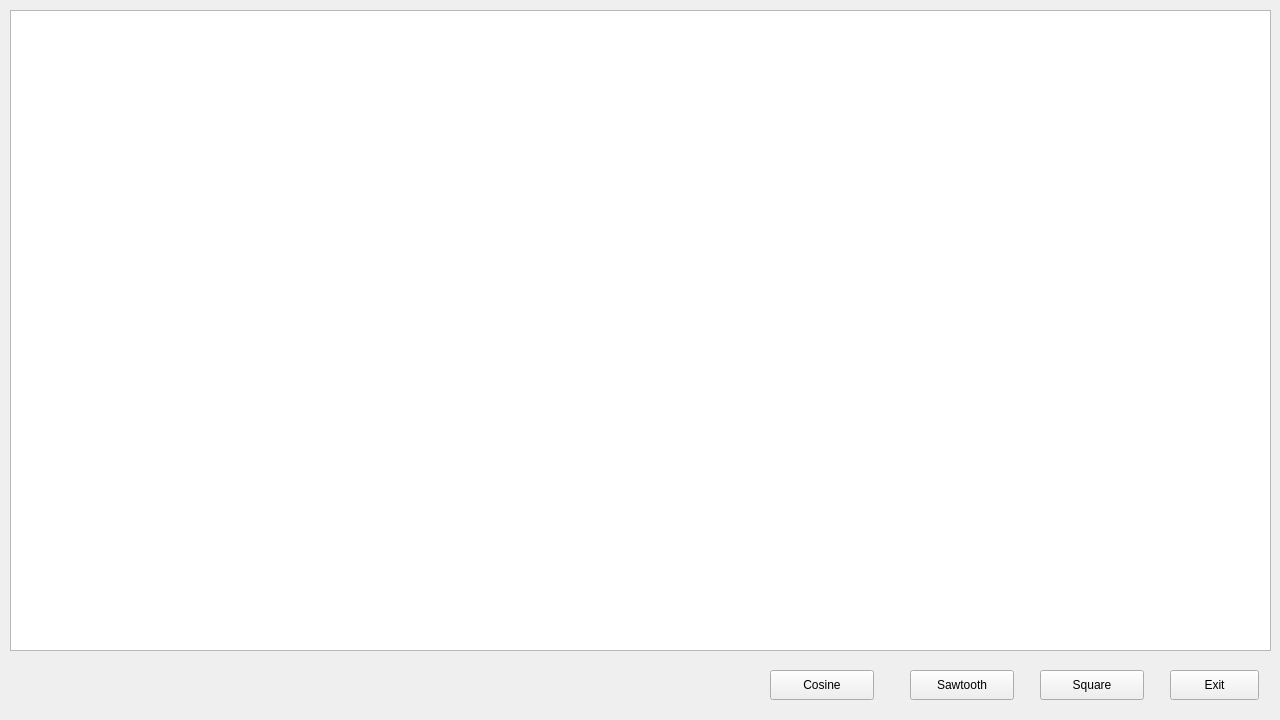
<?xml version="1.0" encoding="UTF-8"?>
<ui version="4.0">
 <class>Widget</class>
 <widget class="QWidget" name="Widget">
  <property name="windowModality">
   <enum>Qt::WindowModality::NonModal</enum>
  </property>
  <property name="geometry">
   <rect>
    <x>0</x>
    <y>0</y>
    <width>1280</width>
    <height>720</height>
   </rect>
  </property>
  <property name="sizePolicy">
   <sizepolicy hsizetype="Fixed" vsizetype="Fixed">
    <horstretch>0</horstretch>
    <verstretch>0</verstretch>
   </sizepolicy>
  </property>
  <property name="windowTitle">
   <string>Wave Plot</string>
  </property>
  <widget class="QGraphicsView" name="graphicsView">
   <property name="geometry">
    <rect>
     <x>10</x>
     <y>10</y>
     <width>1261</width>
     <height>641</height>
    </rect>
   </property>
   <property name="sizePolicy">
    <sizepolicy hsizetype="Fixed" vsizetype="Fixed">
     <horstretch>0</horstretch>
     <verstretch>0</verstretch>
    </sizepolicy>
   </property>
  </widget>
  <widget class="QPushButton" name="exitButton">
   <property name="geometry">
    <rect>
     <x>1170</x>
     <y>670</y>
     <width>89</width>
     <height>30</height>
    </rect>
   </property>
   <property name="text">
    <string>Exit</string>
   </property>
  </widget>
  <widget class="QPushButton" name="cosineButton">
   <property name="geometry">
    <rect>
     <x>770</x>
     <y>670</y>
     <width>104</width>
     <height>30</height>
    </rect>
   </property>
   <property name="text">
    <string>Cosine</string>
   </property>
  </widget>
  <widget class="QPushButton" name="sawtoothButton">
   <property name="geometry">
    <rect>
     <x>910</x>
     <y>670</y>
     <width>104</width>
     <height>30</height>
    </rect>
   </property>
   <property name="text">
    <string>Sawtooth</string>
   </property>
  </widget>
  <widget class="QPushButton" name="squareButton">
   <property name="geometry">
    <rect>
     <x>1040</x>
     <y>670</y>
     <width>104</width>
     <height>30</height>
    </rect>
   </property>
   <property name="text">
    <string>Square</string>
   </property>
  </widget>
 </widget>
 <resources/>
 <connections>
  <connection>
   <sender>exitButton</sender>
   <signal>clicked()</signal>
   <receiver>Widget</receiver>
   <slot>close()</slot>
   <hints>
    <hint type="sourcelabel">
     <x>1214</x>
     <y>684</y>
    </hint>
    <hint type="destinationlabel">
     <x>639</x>
     <y>359</y>
    </hint>
   </hints>
  </connection>
 </connections>
</ui>
